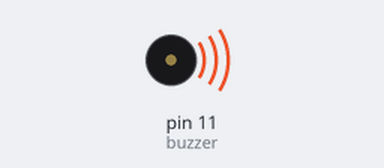
Simulated run of this sketch. Board: Arduino Uno, built with avr-gcc and run on an emulated ATmega328P. On the bench: buzzer (waves = sounding).

Above: at 0.1 s.
Timing chart, 0 to 40.0 s (numbered marks = the images above):
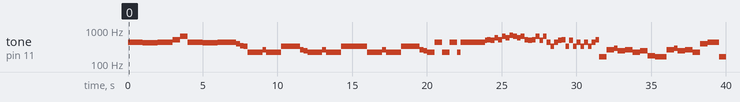

The sketch:

myWar.ino
```cpp
#include "pitches.h"

/* 定义:蜂鸣器的输出引脚 */
int buzzer = 11;
void play(int note,int t)
{
  tone(buzzer, note);
  delay(t);
  noTone(buzzer);
}
void st(int t)
{
  delay(t);
}
void st1ms()
{
  st(1);
}
void setup()
{
  pinMode(buzzer, OUTPUT);
}

/* 原曲为1=E,本程序取1=C */

void loop()
{
  play(NOTE_A4,1000);
  play(NOTE_GS4,1000);
  play(NOTE_A4,1000);
  play(NOTE_C5,500);
  play(NOTE_E5,500);
  play(NOTE_A4,1000);
  play(NOTE_GS4,1000);
  play(NOTE_A4,1000);
  st1ms();
  play(NOTE_A4,250);
  play(NOTE_G4,250);
  play(NOTE_F4,250);
  play(NOTE_E4,250);

  play(NOTE_A3,750);
  st1ms();
  play(NOTE_A3,250);
  play(NOTE_C4,250);
  play(NOTE_A3,500);
  st1ms();
  play(NOTE_A3,250);
  st1ms();
  play(NOTE_A3,250);
  play(NOTE_E4,250);
  st1ms();
  play(NOTE_E4,250);
  st1ms();
  play(NOTE_E4,250);
  st1ms();
  play(NOTE_E4,500);
  play(NOTE_C4,250);
  play(NOTE_B3,250);
  play(NOTE_A3,750);
  st1ms();
  play(NOTE_A3,250);
  play(NOTE_C4,250);
  play(NOTE_A3,500);
  st1ms();
  play(NOTE_A3,250);
  st1ms();
  play(NOTE_A3,250);
  play(NOTE_E4,250);
  st1ms();
  play(NOTE_E4,250);
  st1ms();
  play(NOTE_E4,250);
  st1ms();
  play(NOTE_E4,1000);

  play(NOTE_A3,750);
  st1ms();
  play(NOTE_A3,250);
  play(NOTE_C4,250);
  play(NOTE_A3,500);
  st1ms();
  play(NOTE_A3,250);
  st1ms();
  play(NOTE_A3,250);
  play(NOTE_E4,250);
  st1ms();
  play(NOTE_E4,250);
  st1ms();
  play(NOTE_E4,250);
  st1ms();
  play(NOTE_E4,500);
  play(NOTE_C4,250);
  play(NOTE_B3,250);
  play(NOTE_A3,500);
  play(NOTE_A4,500);
  play(NOTE_A3,500);
  play(NOTE_A4,500);
  play(NOTE_A3,250);
  play(NOTE_A4,250);
  st1ms();
  play(NOTE_A4,250);
  st1ms();
  play(NOTE_A4,250);
  st1ms();
  play(NOTE_A4,750);
  st1ms();

  play(NOTE_A4,125);
  play(NOTE_B4,125);

  play(NOTE_C5,250);
  play(NOTE_B4,250);
  play(NOTE_D5,250);
  play(NOTE_C5,250);
  play(NOTE_E5,250);
  play(NOTE_D5,250);
  play(NOTE_F5,250);
  play(NOTE_E5,250);

  play(NOTE_D5,250);
  play(NOTE_E5,250);
  play(NOTE_C5,250);
  play(NOTE_B4,250);
  play(NOTE_C5,250);
  play(NOTE_E5,250);
  play(NOTE_B4,250);
  play(NOTE_E5,250);
  play(NOTE_A4,250);
  play(NOTE_E4,250);
  play(NOTE_A4,250);
  play(NOTE_B4,250);
  play(NOTE_C5,250);
  play(NOTE_E4,250);
  play(NOTE_B4,250);
  play(NOTE_E4,250);
  play(NOTE_A4,250);
  play(NOTE_E4,250);
  play(NOTE_A4,250);
  play(NOTE_E4,250);
  play(NOTE_A4,250);
  play(NOTE_C5,250);

  play(NOTE_E3,500);

  play(NOTE_C4,500);
  play(NOTE_D4,250);
  play(NOTE_B3,250);
  st1ms();
  play(NOTE_B3,250);
  play(NOTE_C4,500);
  play(NOTE_A3,250);
  st1ms();
  play(NOTE_A3,250);
  play(NOTE_B3,500);
  play(NOTE_F3,250);
  st1ms();
  play(NOTE_F3,250);
  play(NOTE_E3,500);
  st1ms();
  play(NOTE_E3,250);
  play(NOTE_C4,500);
  play(NOTE_D4,250);
  play(NOTE_B3,250);
  st1ms();
  play(NOTE_B3,250);
  play(NOTE_C4,500);
  play(NOTE_A3,250);
  st1ms();
  play(NOTE_A3,250);
  play(NOTE_G4,500);
  play(NOTE_A4,250);
  st1ms();
  play(NOTE_A4,500);
  play(NOTE_E3,500);
  play(NOTE_C4,500);
  play(NOTE_D4,250);
  play(NOTE_B3,250);
  st1ms();
  play(NOTE_B3,250);
  play(NOTE_C4,500);
  play(NOTE_A3,250);
  st1ms();
  play(NOTE_A3,250);
  play(NOTE_B3,500);
  play(NOTE_F3,250);
  st1ms();
  play(NOTE_F3,250);
  play(NOTE_E3,750);

  play(170,250);
  st1ms();
  play(170,250);
  st1ms();
  play(170,250);
  st1ms();
  play(170,250);
  st1ms();
  play(170,250);
  st1ms();
  play(170,750);

  st(1000);

  play(NOTE_B4,250);
  play(NOTE_A4,250);
  play(NOTE_G4,250);
  play(NOTE_FS4,250);
  play(NOTE_B3,750);
  st1ms();
  play(NOTE_B3,250);
  play(NOTE_D4,250);
  play(NOTE_B3,500);
  st1ms();
  play(NOTE_B3,250);
  st1ms();
  play(NOTE_B3,250);
  play(NOTE_FS4,250);
  st1ms();
  play(NOTE_FS4,250);
  st1ms();
  play(NOTE_FS4,250);
  st1ms();
  play(NOTE_FS4,500);
  play(NOTE_D4,250);
  play(NOTE_CS4,250);
  play(NOTE_B3,750);
  st1ms();
  play(NOTE_B3,250);
  play(NOTE_D4,250);
  play(NOTE_B3,500);
  st1ms();
  play(NOTE_B3,250);
  st1ms();
  play(NOTE_B3,250);
  play(NOTE_FS4,250);
  st1ms();
  play(NOTE_FS4,250);
  st1ms();
  play(NOTE_FS4,250);
  st1ms();
  play(NOTE_FS4,1000);

  play(NOTE_B3,750);
  st1ms();
  play(NOTE_B3,250);
  play(NOTE_D4,250);
  play(NOTE_B3,500);
  st1ms();
  play(NOTE_B3,250);
  st1ms();
  play(NOTE_B3,250);
  play(NOTE_FS4,250);
  st1ms();
  play(NOTE_FS4,250);
  st1ms();
  play(NOTE_FS4,250);
  st1ms();
  play(NOTE_FS4,500);
  play(NOTE_D4,250);
  play(NOTE_CS4,250);
  play(NOTE_B3,500);
  play(NOTE_B4,500);
  play(NOTE_B3,500);
  play(NOTE_B4,500);
  play(NOTE_B3,250);
  play(NOTE_B4,250);
  st1ms();
  play(NOTE_B4,250);
  st1ms();
  play(NOTE_B4,250);
  st1ms();
  play(NOTE_B4,250);
  play(NOTE_A4,250);
  play(NOTE_G4,250);
  play(NOTE_FS4,250);

  play(NOTE_B3,750);
  st1ms();
  play(NOTE_B3,250);
  play(NOTE_D4,250);
  play(NOTE_B3,500);
  st1ms();
  play(NOTE_B3,250);
  st1ms();
  play(NOTE_B3,250);
  play(NOTE_FS4,250);
  st1ms();
  play(NOTE_FS4,250);
  st1ms();
  play(NOTE_FS4,250);
  st1ms();
  play(NOTE_FS4,500);
  play(NOTE_D4,250);
  play(NOTE_CS4,250);
  play(NOTE_B3,750);
  st1ms();
  play(NOTE_B3,250);
  play(NOTE_D4,250);
  play(NOTE_B3,500);
  st1ms();
  play(NOTE_B3,250);
  st1ms();
  play(NOTE_B3,250);
  play(NOTE_FS4,250);
  st1ms();
  play(NOTE_FS4,250);
  st1ms();
  play(NOTE_FS4,250);
  st1ms();
  play(NOTE_FS4,750);

  play(NOTE_B3,750);
  st1ms();
  play(NOTE_B3,250);
  play(NOTE_D4,250);
  play(NOTE_B3,500);
  st1ms();
  play(NOTE_B3,250);
  st1ms();
  play(NOTE_B3,250);
  play(NOTE_FS4,250);
  st1ms();
  play(NOTE_FS4,250);
  st1ms();
  play(NOTE_FS4,250);
  st1ms();
  play(NOTE_FS4,500);
  play(NOTE_D4,250);
  play(NOTE_CS4,250);
  play(NOTE_B3,500);
  play(NOTE_B4,500);
  play(NOTE_B3,500);
  play(NOTE_B4,500);
  play(NOTE_B3,250);
  play(NOTE_B4,250);
  st1ms();
  play(NOTE_B4,250);
  st1ms();
  play(NOTE_B4,250);
  st1ms();
  play(NOTE_B4,750);

  play(NOTE_FS5,125);
  play(NOTE_A5,125);
  play(NOTE_B5,500);
  st1ms();
  play(NOTE_B5,500);
  play(NOTE_FS4,250);
  play(NOTE_E4,250);
  play(NOTE_D4,500);
  play(NOTE_CS4,1000);
  play(NOTE_D4,500);
  play(NOTE_CS4,500);
  play(NOTE_B3,500);
  play(NOTE_B4,500);
  play(NOTE_B3,500);
  play(NOTE_B4,500);
  play(NOTE_B3,250);
  play(NOTE_B4,250);
  st1ms();
  play(NOTE_B4,250);
  st1ms();
  play(NOTE_B4,250);
  st1ms();
  play(NOTE_B4,750);

  play(NOTE_A4,250);
  st1ms();
  play(NOTE_A4,250);
  st1ms();
  play(NOTE_GS4,250);
  st1ms();
  play(NOTE_GS4,250);
  st1ms();
  play(NOTE_A4,250);
  st1ms();
  play(NOTE_A4,250);
  st1ms();
  play(NOTE_GS4,250);
  st1ms();
  play(NOTE_GS4,250);
  st1ms();
  play(NOTE_A4,250);
  st1ms();
  play(NOTE_A4,250);
  st1ms();
  play(NOTE_GS4,250);
  st1ms();
  play(NOTE_GS4,250);
  st1ms();
  play(NOTE_A4,250);
  st1ms();
  play(NOTE_A4,250);
  st1ms();
  play(NOTE_GS4,250);
  st1ms();
  play(NOTE_GS4,250);
  st1ms();
  play(NOTE_A4,250);
  st1ms();
  play(NOTE_A4,250);
  st1ms();
  play(NOTE_GS4,250);
  st1ms();
  play(NOTE_GS4,250);
  st1ms();
  play(NOTE_A4,250);
  st1ms();
  play(NOTE_A4,250);
  st1ms();
  play(NOTE_GS4,250);
  st1ms();
  play(NOTE_GS4,250);
  st1ms();

  play(NOTE_A4,250);
  st1ms();
  play(NOTE_A4,250);
  st1ms();
  play(NOTE_C4,250);
  st1ms();
  play(NOTE_C4,250);
  st1ms();
  play(NOTE_B3,250);
  st1ms();
  play(NOTE_B3,250);
  st1ms();
  play(NOTE_C4,250);
  st1ms();
  play(NOTE_C4,250);
  st1ms();

  play(NOTE_A4,250);
  st1ms();
  play(NOTE_A4,250);
  st1ms();
  play(NOTE_GS4,250);
  st1ms();
  play(NOTE_GS4,250);
  st1ms();
  play(NOTE_A4,250);
  st1ms();
  play(NOTE_A4,250);
  st1ms();
  play(NOTE_GS4,250);
  st1ms();
  play(NOTE_GS4,250);
  st1ms();
  play(NOTE_A4,250);
  st1ms();
  play(NOTE_A4,250);
  st1ms();
  play(NOTE_GS4,250);
  st1ms();
  play(NOTE_GS4,250);
  st1ms();
  play(NOTE_A4,250);
  st1ms();
  play(NOTE_A4,250);
  st1ms();
  play(NOTE_GS4,250);
  st1ms();
  play(NOTE_GS4,250);
  st1ms();

  play(NOTE_A3,500);
  play(NOTE_A4,500);
  play(NOTE_A3,500);
  play(NOTE_A4,500);
  play(NOTE_A3,500);
  play(NOTE_A4,500);
  play(NOTE_A3,500);
  play(NOTE_A4,500);

  st(5000);
}
/*END*/
```

pitches.h
```cpp
#define NOTE_C3 131
#define NOTE_CS3 139
#define NOTE_D3 147
#define NOTE_DS3 156
#define NOTE_E3 165
#define NOTE_F3 175
#define NOTE_FS3 185
#define NOTE_G3 196
#define NOTE_GS3 208
#define NOTE_A3 220
#define NOTE_AS3 233
#define NOTE_B3 247
#define NOTE_C4 262
#define NOTE_CS4 277
#define NOTE_D4 294
#define NOTE_DS4 311
#define NOTE_E4 330
#define NOTE_F4 349
#define NOTE_FS4 370
#define NOTE_G4 392
#define NOTE_GS4 415
#define NOTE_A4 440
#define NOTE_AS4 466
#define NOTE_B4 494
#define NOTE_C5 523
#define NOTE_CS5 554
#define NOTE_D5 587
#define NOTE_DS5 622
#define NOTE_E5 659
#define NOTE_F5 698
#define NOTE_FS5 740
#define NOTE_G5 784
#define NOTE_GS5 831
#define NOTE_A5 880
#define NOTE_AS5 932
#define NOTE_B5 988
#define NOTE_C6 1047
#define NOTE_CS6 1109
#define NOTE_D6 1175
#define NOTE_DS6 1245
#define NOTE_E6 1319
#define NOTE_F6 1397
#define NOTE_FS6 1480
#define NOTE_G6 1568
#define NOTE_GS6 1661
#define NOTE_A6 1760
#define NOTE_AS6 1865
#define NOTE_B6 1976
```

Measured:
- by itself, tone on pin 11 (buzzer): plays 440 Hz for 1.0 s, 415 Hz for 1.0 s, 440 Hz for 1.0 s, 523 Hz for 0.50 s, 659 Hz for 0.50 s, 440 Hz for 1.0 s … (81 notes in this stretch)
